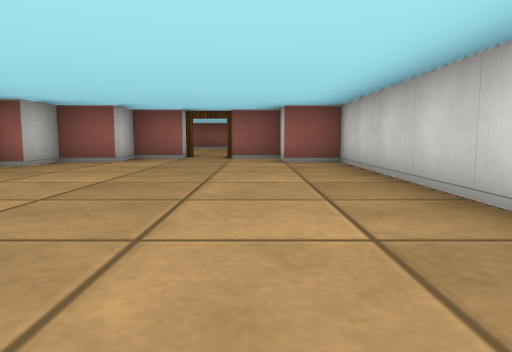
[1] (above)

20 first-person views from a walk through a cub3D maze. The camera is about half as high as the walls, tilts 6° down and sees 70° across. The floor is counted in squares. Each view is taken from the middle of a square. On the plan, view 1 faces up. The plan holds only what a view shows up to about 9 squares ahead; the rest is blank.

[2]
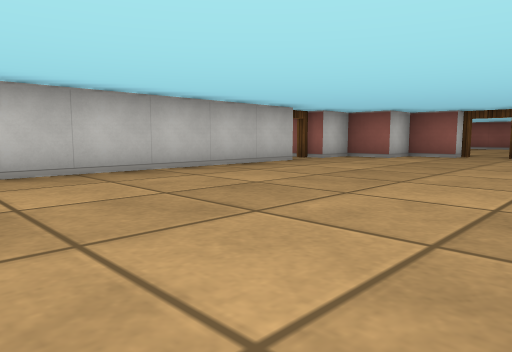

[3]
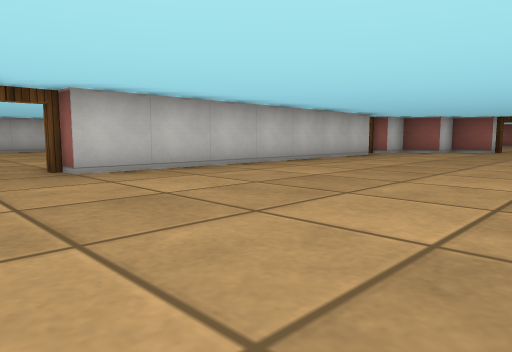

[4]
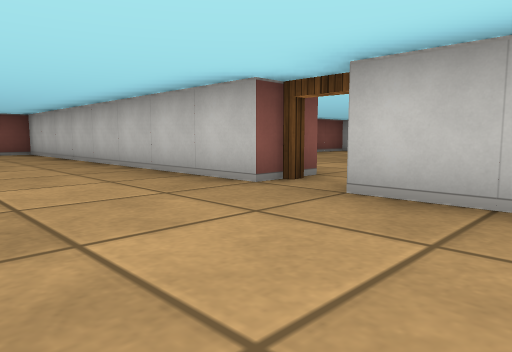

[5]
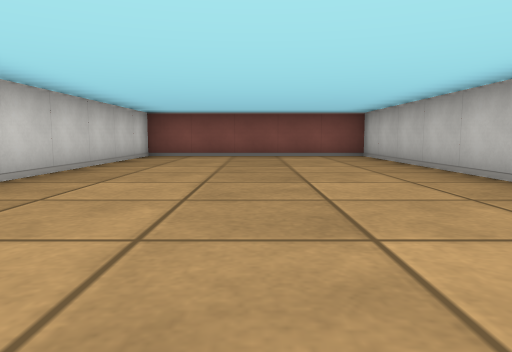

[6]
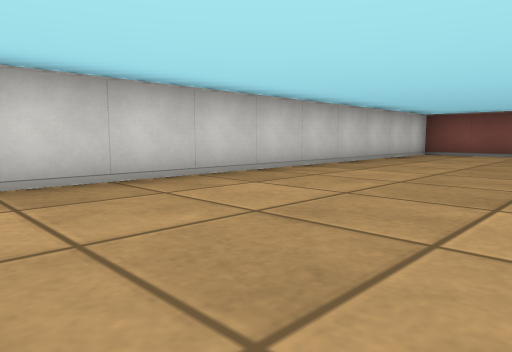

[7]
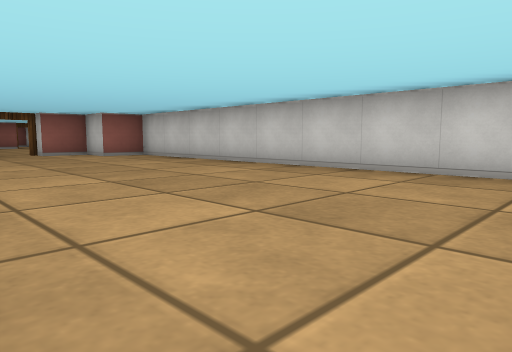

[8]
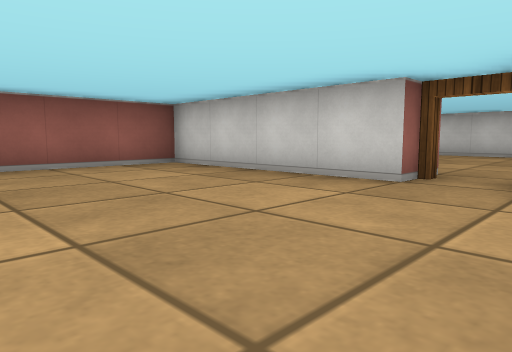

[9]
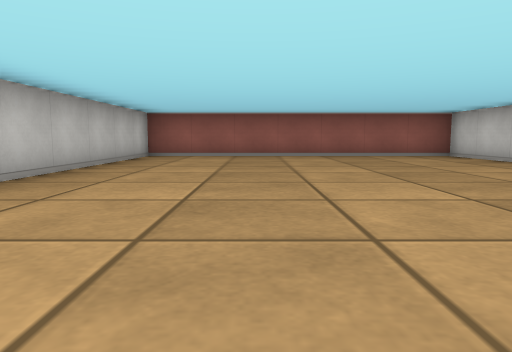

[10]
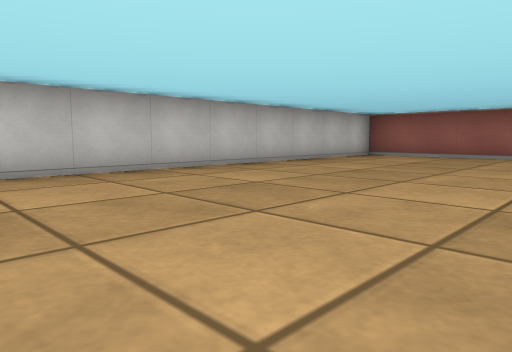

[11]
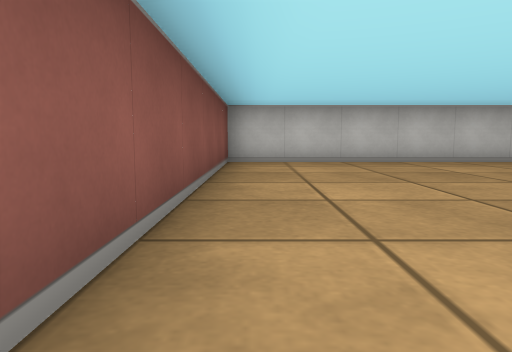

[12]
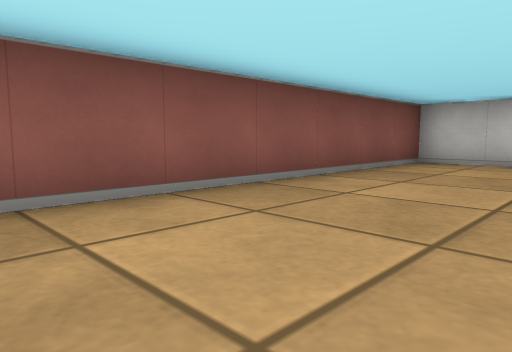

[13]
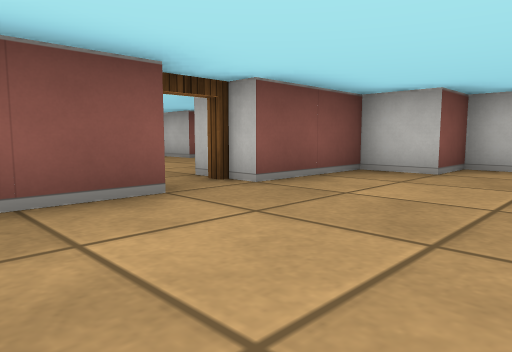

[14]
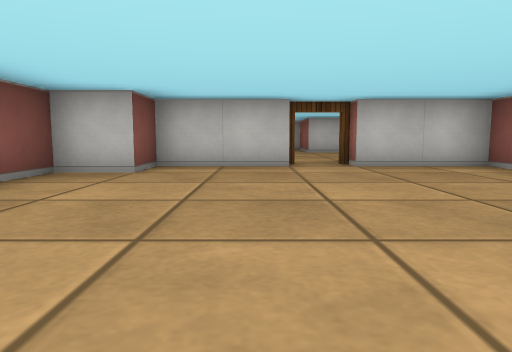

[15]
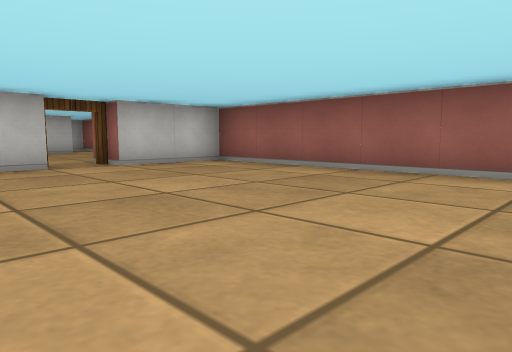

[16]
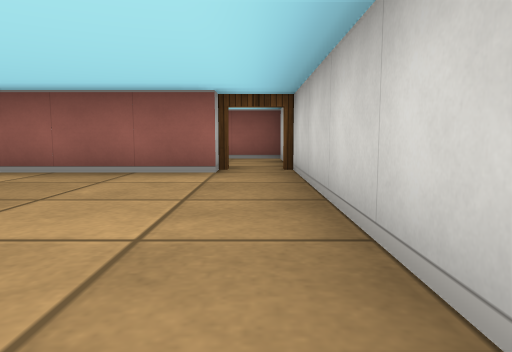

[17]
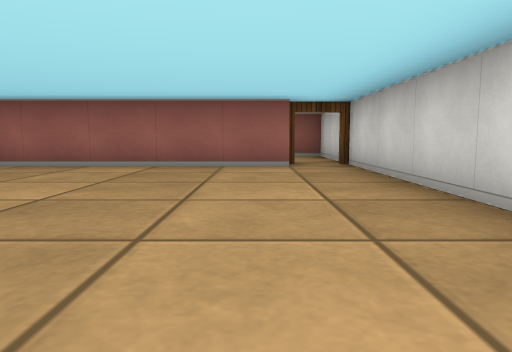

[18]
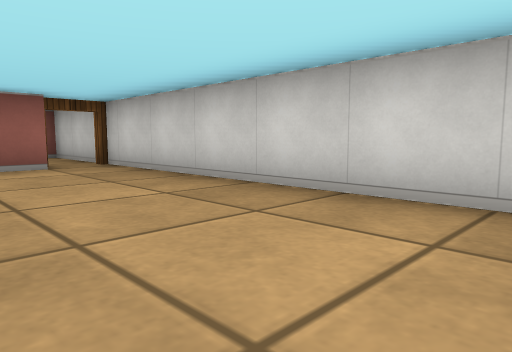

[19]
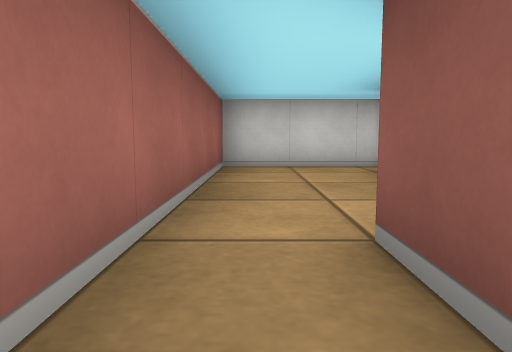

[20]
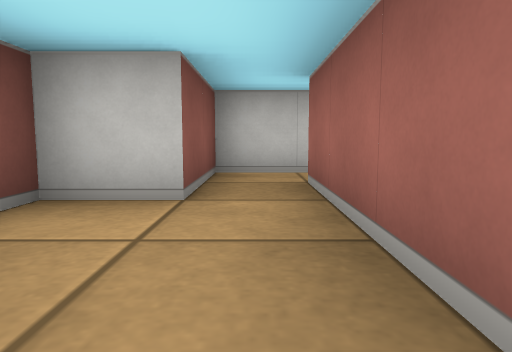

### Floor plan
Points are (right, up) in squares from view 1. A wall is a line through its corners. A room is listed if a view was taken in it or the views show most of it. See-through windows are left out.
Room 1 (views 1, 2, 3, 4, 5, 6, 7)
walls: (-3.5, -3.5) (-3.5, -11.5) (1.5, -11.5) (1.5, 6.5) (0.5, 6.5) (0.5, 7.5) (-0.5, 7.5); (-3.5, 4.6) (-3.5, -2.5); (-1.5, 7.5) (-2.5, 7.5) (-2.5, 6.5) (-3.5, 6.5) (-3.5, 5.5)
ways out: open door at (-4, -3) to room 2; open door at (-1, 8) to room 3; open door at (-4, 5)
Room 2 (views 8, 9, 10, 11, 12)
walls: (-4.5, -2.5) (-4.5, 1.5) (-11.5, 1.5) (-11.5, -7.5) (-5.4, -7.5)
ways out: open door at (-4, -3) to room 1
Room 3 (views 13, 14, 15, 16, 17, 18)
walls: (0.5, 14.5) (-4.5, 14.5) (-4.5, 12.5); (-4.5, 11.6) (-4.5, 9.5) (-3.5, 9.5) (-3.5, 8.5) (-1.5, 8.5); (-0.6, 8.5) (0.6, 8.5); (1.5, 9.4) (1.5, 15)
ways out: open door at (-1, 8) to room 1; open door at (1, 15) to room 4; open door at (-5, 12)
Room 4 (views 19, 20)
walls: (1.5, 15) (1.5, 17.5) (-3.5, 17.5); (-4.5, 17.8) (-4.5, 16.5) (-2.5, 16.5) (-2.5, 15.5) (-2, 15.5)
ways out: open door at (1, 15) to room 3; opening at (-4, 17)

Positions as (right, up) in squares from view 1, and headings:
1: (0, 0), facing up
2: (1, -1), facing up-left
3: (1, -4), facing up-left
4: (-1, -1), facing down-left
5: (-1, -3), facing down
6: (-2, -2), facing down-right
7: (-3, -2), facing up-right
8: (-8, -4), facing up-right
9: (-9, -7), facing up
10: (-7, -7), facing up-left
11: (-5, -7), facing left
12: (-5, -5), facing down-left
13: (1, 11), facing down-left
14: (1, 11), facing left
15: (1, 10), facing up-left
16: (1, 10), facing up
17: (0, 9), facing up
18: (-1, 9), facing up-right
19: (-4, 17), facing right
20: (0, 17), facing left
